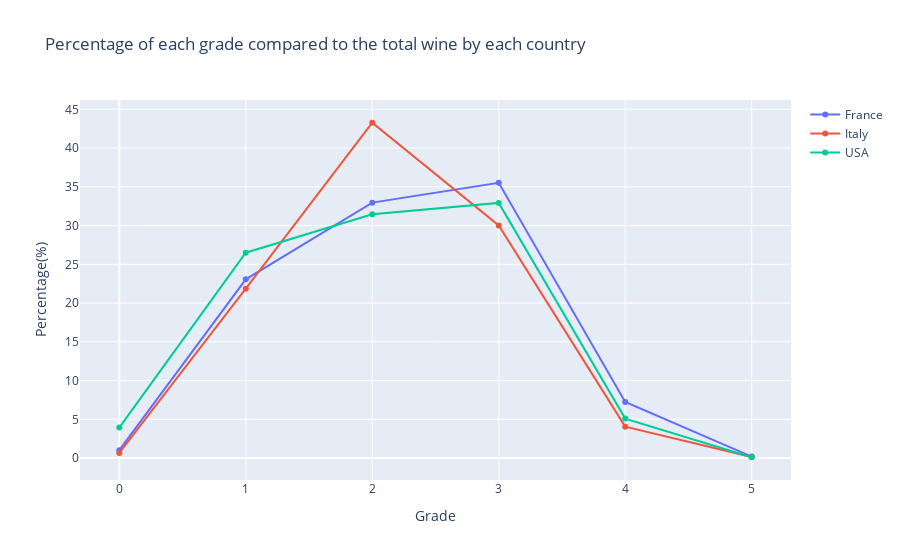

Notebook cell for this chart:
### Code cell
x = perc['grade']
y0 = perc['perc_fr']
y1 = perc['perc_it']
y2 = perc['perc_us']

# Create traces
fig = go.Figure()
fig.add_trace(go.Scatter(x=x, y=y0,
                    mode='lines+markers',
                    name='France'))
fig.add_trace(go.Scatter(x=x, y=y1,
                    mode='lines+markers',
                    name='Italy'))
fig.add_trace(go.Scatter(x=x, y=y2,
                    mode='lines+markers', name='USA'))

# Edit the layout
fig.update_layout(title='Percentage of each grade compared to the total wine by each country',
                   xaxis_title='Grade',
                   yaxis_title='Percentage(%)')


fig.show()

### Figure 1 — Plotly figure (JSON) as saved in the notebook; plotly's stock layout.template omitted (floating-point values rounded to 4 significant figures)
{"data": [{"mode": "lines+markers", "name": "France", "type": "scatter", "x": [0, 1, 2, 3, 4, 5], "y": [1.02, 23.06, 32.96, 35.52, 7.25, 0.1953]}, {"mode": "lines+markers", "name": "Italy", "type": "scatter", "x": [0, 1, 2, 3, 4, 5], "y": [0.6679, 21.86, 43.27, 30.0, 4.056, 0.1494]}, {"mode": "lines+markers", "name": "USA", "type": "scatter", "x": [0, 1, 2, 3, 4, 5], "y": [3.94, 26.49, 31.45, 32.92, 5.092, 0.1055]}], "layout": {"title": {"text": "Percentage of each grade compared to the total wine by each country"}, "xaxis": {"title": {"text": "Grade"}}, "yaxis": {"title": {"text": "Percentage(%)"}}}}
